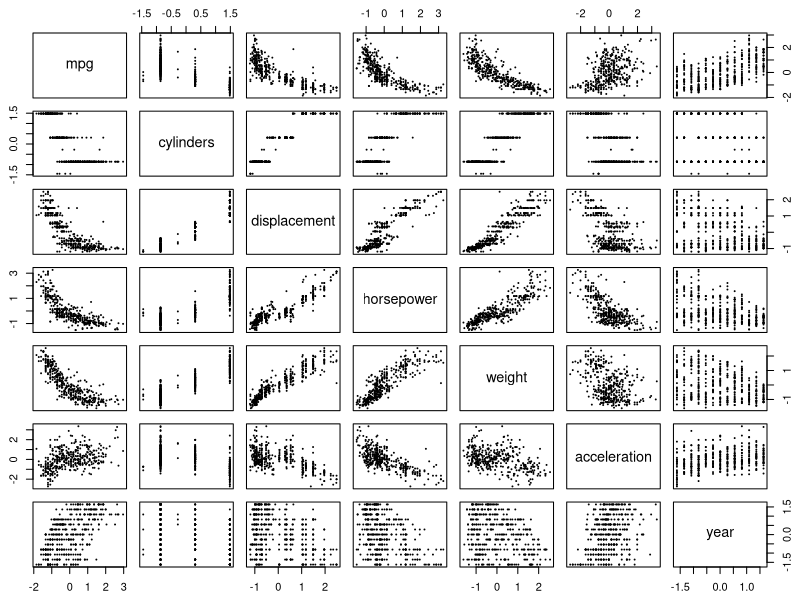
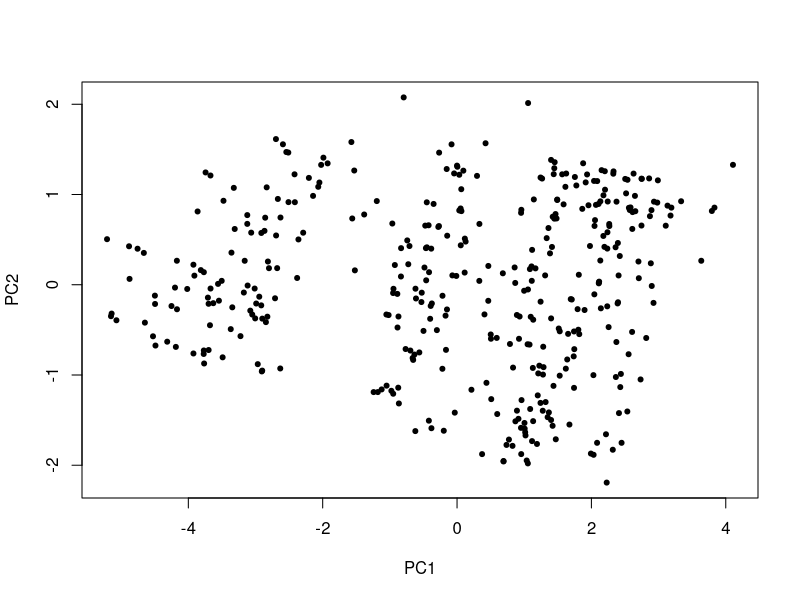
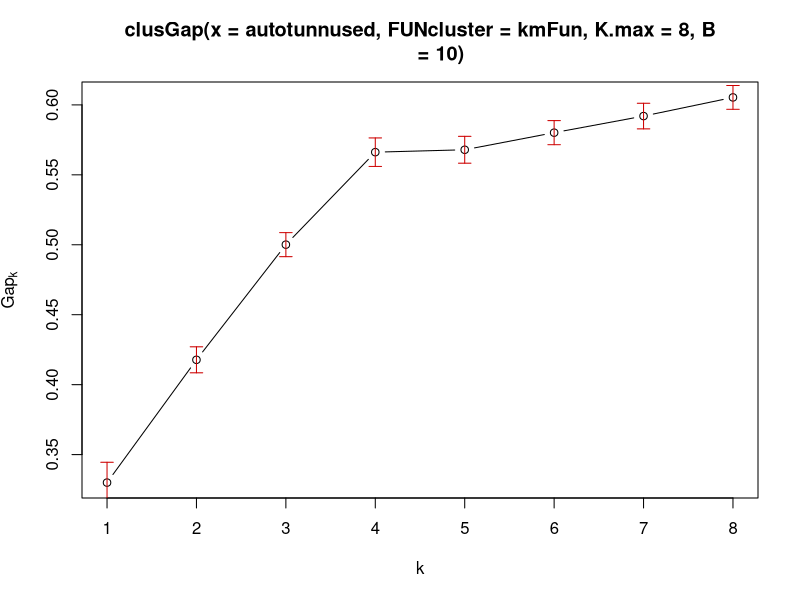
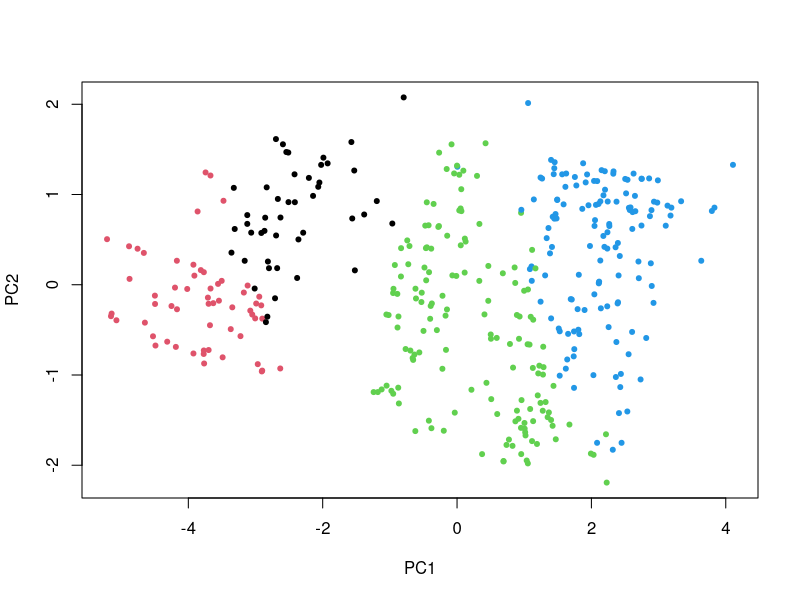
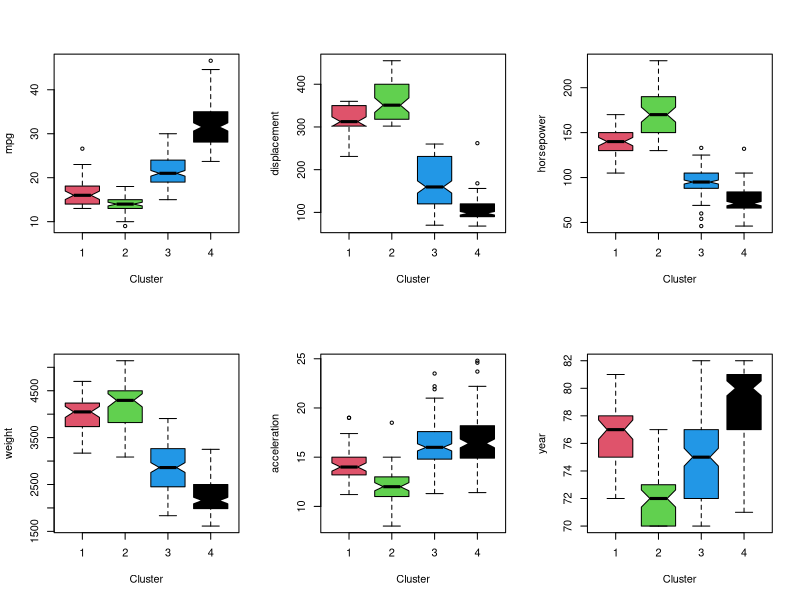

Write the R code that produced these figures, in order.
## ---- chunk 1
library('magrittr')
autod <- read.csv('andmed/vehicles1983.csv')
str(autod)
autotunnused <- autod[, 1:7]
## ---- chunk 2
head(autotunnused)
autotunnused %<>% scale %>% na.omit
head(autotunnused) %>% round
## ---- chunk 3
pairs(autotunnused, pch = 20, cex = .2, oma = c(2,2,2,2))
## ---- chunk 4
peakomponendid <- prcomp(autotunnused)
plot(peakomponendid$x[, 1:2], pch = 20)
## ---- chunk 5
kkesk <- kmeans(autotunnused, centers = 3)
kkesk
## ---- chunk 6
autod$klaster <- kkesk$cluster
head(autod)
## ---- chunk 7
library('cluster')
kmFun <- function(x, k) kmeans(x, k, iter.max = 50, nstart = 10)
kmG <- clusGap(autotunnused, kmFun, K.max = 8, B = 10)
plot(kmG)
## ---- chunk 8
kkesk <- kmeans(autotunnused, centers = 4)
autod$klaster <- kkesk$cluster
## ---- chunk 9
plot(peakomponendid$x[, 1:2], pch = 20, col = autod$klaster)
## ---- chunk 10
aggregate(autod[1:7], list(klaster = autod$klaster), mean)
## ---- chunk 11
par(mfrow = c(2,3))
for (i in c(1,3:7)) {
  boxplot(autod[, i] ~ autod$klaster, xlab = "Cluster", ylab = names(autod)[i], 
          col = unique(autod$klaster), notch = T)
}
## ---- chunk 12
table(autod$klaster, autod$origin)
